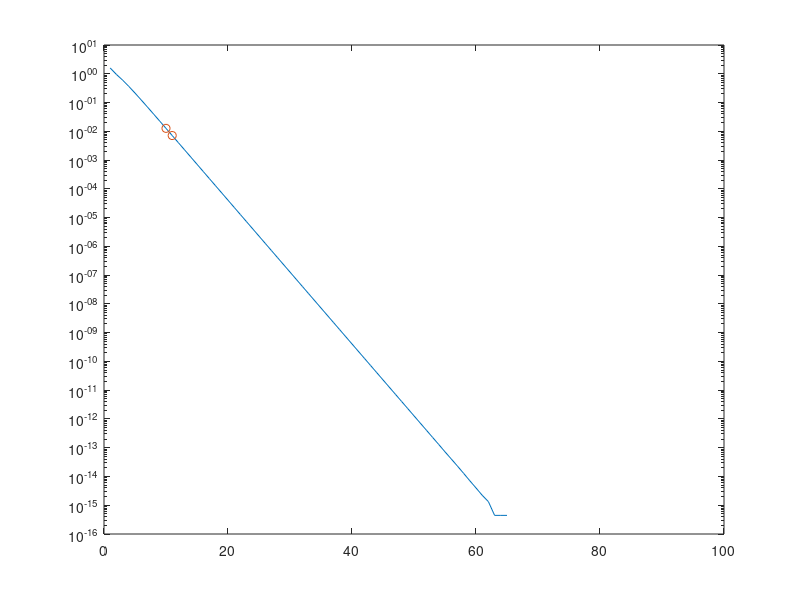

Source code (MATLAB):
N = 100;
xa(1) = 0;
xb = xa;

for i = 1:N
    xa(i+1) = (3*xa(i)^2 + 3*xa(i) + 4)^(1/3);
    xb(i+1) = (xb(i)^3 - 3*xb(i) - 4)/3;
end

diffxa = abs(diff(xa))
figure;
semilogy(1:N,diffxa)
hold on
semilogy([10 11],[diffxa(10) diffxa(11)], 'o')

log(abs(diffxa(13)/diffxa(12)))/log(abs(diffxa(12)/diffxa(11)))


    